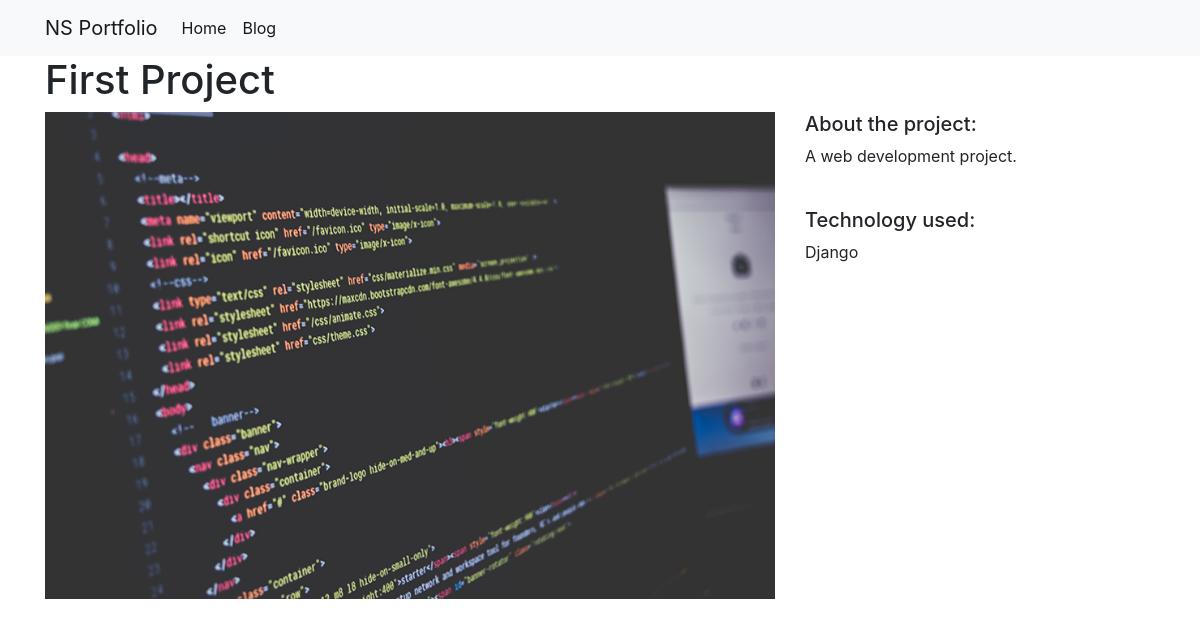
/projects/1/, run on the app's committed database.
### projects/models.py (models this page shows)
class Project(models.Model):
    title = models.CharField(max_length=100)
    description = models.TextField()
    technology = models.CharField(max_length=20)
    image = models.FilePathField(path="/img")

### projects/views.py (the view)
# urls.py: path("<int:pk>/", views.project_detail, name="project_detail"),
def project_detail(request, pk):
    project = Project.objects.get(pk=pk)
    context = {"project": project}
    return render(request, "project_detail.html", context)

### projects/templates/project_detail.html
{% extends "base.html" %}
{% load static %}
{% block page_content %}
<h1>{{ project.title }}</h1>
<div class="row">
    <div class="col-md-8">
        <img src="{% static project.image %}" alt="" width="100%">
    </div>
    <div class="col-md-4">
        <h5>About the project:</h5>
        <p>{{ project.description }}</p>
        <br>
        <h5>Technology used:</h5>
        <p>{{ project.technology }}</p>
    </div>
</div>
{% endblock %}

### data on the page
Project: title "First Project", image (picture), description "A web development project.", technology "Django"
